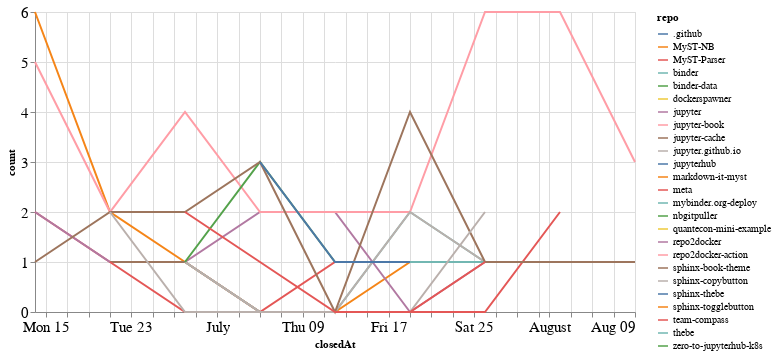

The cell this chart's notebook holds for it:
### Code cell
closed_by_time = closed_by.groupby('repo').resample('W', on='closedAt').count()['author'].reset_index()
closed_by_time = closed_by_time.rename(columns={'author': 'count'})

alt.Chart(closed_by_time, width=600).mark_line().encode(
    x='closedAt',
    y='count',
    color='repo',
    tooltip="repo"
)

### Figure 1 — Vega-Lite specification as saved in the notebook (floating-point values rounded to 4 significant figures)
{"config": {"axisLeft": {"labelFontSize": 15}, "axisBottom": {"labelFontSize": 15}}, "data": {"name": "data-cb4029d76b210e0ebcdd5ef126369218"}, "mark": "line", "encoding": {"color": {"type": "nominal", "field": "repo"}, "tooltip": {"type": "nominal", "field": "repo"}, "x": {"type": "temporal", "field": "closedAt"}, "y": {"type": "quantitative", "field": "count"}}, "width": 600, "$schema": "https://vega.github.io/schema/vega-lite/v4.8.1.json", "datasets": {"data-cb4029d76b210e0ebcdd5ef126369218": [{"repo": ".github", "closedAt": "2020-07-05T00:00:00", "count": 1}, {"repo": "MyST-NB", "closedAt": "2020-06-14T00:00:00", "count": 6}, {"repo": "MyST-NB", "closedAt": "2020-06-21T00:00:00", "count": 2}, {"repo": "MyST-NB", "closedAt": "2020-06-28T00:00:00", "count": 1}, {"repo": "MyST-NB", "closedAt": "2020-07-05T00:00:00", "count": 0}, {"repo": "MyST-NB", "closedAt": "2020-07-12T00:00:00", "count": 0}, {"repo": "MyST-NB", "closedAt": "2020-07-19T00:00:00", "count": 1}, {"repo": "MyST-Parser", "closedAt": "2020-06-14T00:00:00", "count": 2}, {"repo": "MyST-Parser", "closedAt": "2020-06-21T00:00:00", "count": 1}, {"repo": "MyST-Parser", "closedAt": "2020-06-28T00:00:00", "count": 1}, {"repo": "MyST-Parser", "closedAt": "2020-07-05T00:00:00", "count": 0}, {"repo": "MyST-Parser", "closedAt": "2020-07-12T00:00:00", "count": 1}, {"repo": "MyST-Parser", "closedAt": "2020-07-19T00:00:00", "count": 1}, {"repo": "binder", "closedAt": "2020-06-28T00:00:00", "count": 1}, {"repo": "binder", "closedAt": "2020-07-05T00:00:00", "count": 0}, {"repo": "binder", "closedAt": "2020-07-12T00:00:00", "count": 0}, {"repo": "binder", "closedAt": "2020-07-19T00:00:00", "count": 2}, {"repo": "binder", "closedAt": "2020-07-26T00:00:00", "count": 1}, {"repo": "binder-data", "closedAt": "2020-06-21T00:00:00", "count": 1}, {"repo": "dockerspawner", "closedAt": "2020-06-28T00:00:00", "count": 2}, {"repo": "jupyter", "closedAt": "2020-06-14T00:00:00", "count": 2}, {"repo": "jupyter", "closedAt": "2020-06-21T00:00:00", "count": 1}, {"repo": "jupyter", "closedAt": "2020-06-28T00:00:00", "count": 1}, {"repo": "jupyter", "closedAt": "2020-07-05T00:00:00", "count": 2}, {"repo": "jupyter", "closedAt": "2020-07-12T00:00:00", "count": 2}, {"repo": "jupyter", "closedAt": "2020-07-19T00:00:00", "count": 0}, {"repo": "jupyter", "closedAt": "2020-07-26T00:00:00", "count": 1}, {"repo": "jupyter-book", "closedAt": "2020-06-14T00:00:00", "count": 5}, {"repo": "jupyter-book", "closedAt": "2020-06-21T00:00:00", "count": 2}, {"repo": "jupyter-book", "closedAt": "2020-06-28T00:00:00", "count": 4}, {"repo": "jupyter-book", "closedAt": "2020-07-05T00:00:00", "count": 2}, {"repo": "jupyter-book", "closedAt": "2020-07-12T00:00:00", "count": 2}, {"repo": "jupyter-book", "closedAt": "2020-07-19T00:00:00", "count": 2}, {"repo": "jupyter-book", "closedAt": "2020-07-26T00:00:00", "count": 6}, {"repo": "jupyter-book", "closedAt": "2020-08-02T00:00:00", "count": 6}, {"repo": "jupyter-book", "closedAt": "2020-08-09T00:00:00", "count": 3}, {"repo": "jupyter-cache", "closedAt": "2020-06-21T00:00:00", "count": 1}, {"repo": "jupyter-cache", "closedAt": "2020-06-28T00:00:00", "count": 1}, {"repo": "jupyter.github.io", "closedAt": "2020-06-28T00:00:00", "count": 1}, {"repo": "jupyter.github.io", "closedAt": "2020-07-05T00:00:00", "count": 0}, {"repo": "jupyter.github.io", "closedAt": "2020-07-12T00:00:00", "count": 0}, {"repo": "jupyter.github.io", "closedAt": "2020-07-19T00:00:00", "count": 2}, {"repo": "jupyter.github.io", "closedAt": "2020-07-26T00:00:00", "count": 1}, {"repo": "jupyterhub", "closedAt": "2020-07-12T00:00:00", "count": 1}, {"repo": "markdown-it-myst", "closedAt": "2020-08-09T00:00:00", "count": 1}, {"repo": "meta", "closedAt": "2020-06-21T00:00:00", "count": 1}, {"repo": "meta", "closedAt": "2020-06-28T00:00:00", "count": 0}, {"repo": "meta", "closedAt": "2020-07-05T00:00:00", "count": 0}, {"repo": "meta", "closedAt": "2020-07-12T00:00:00", "count": 0}, {"repo": "meta", "closedAt": "2020-07-19T00:00:00", "count": 0}, {"repo": "meta", "closedAt": "2020-07-26T00:00:00", "count": 0}, {"repo": "meta", "closedAt": "2020-08-02T00:00:00", "count": 2}, {"repo": "mybinder.org-deploy", "closedAt": "2020-07-19T00:00:00", "count": 1}, {"repo": "mybinder.org-deploy", "closedAt": "2020-07-26T00:00:00", "count": 1}, {"repo": "nbgitpuller", "closedAt": "2020-06-28T00:00:00", "count": 1}, {"repo": "nbgitpuller", "closedAt": "2020-07-05T00:00:00", "count": 3}, {"repo": "nbgitpuller", "closedAt": "2020-07-12T00:00:00", "count": 1}, {"repo": "quantecon-mini-example", "closedAt": "2020-06-21T00:00:00", "count": 1}, {"repo": "repo2docker", "closedAt": "2020-06-14T00:00:00", "count": 1}, {"repo": "repo2docker-action", "closedAt": "2020-07-26T00:00:00", "count": 1}, {"repo": "sphinx-book-theme", "closedAt": "2020-06-14T00:00:00", "count": 1}, {"repo": "sphinx-book-theme", "closedAt": "2020-06-21T00:00:00", "count": 2}, {"repo": "sphinx-book-theme", "closedAt": "2020-06-28T00:00:00", "count": 2}, {"repo": "sphinx-book-theme", "closedAt": "2020-07-05T00:00:00", "count": 3}, {"repo": "sphinx-book-theme", "closedAt": "2020-07-12T00:00:00", "count": 0}, {"repo": "sphinx-book-theme", "closedAt": "2020-07-19T00:00:00", "count": 4}, {"repo": "sphinx-book-theme", "closedAt": "2020-07-26T00:00:00", "count": 1}, {"repo": "sphinx-book-theme", "closedAt": "2020-08-02T00:00:00", "count": 1}, {"repo": "sphinx-book-theme", "closedAt": "2020-08-09T00:00:00", "count": 1}, {"repo": "sphinx-copybutton", "closedAt": "2020-06-21T00:00:00", "count": 2}, {"repo": "sphinx-copybutton", "closedAt": "2020-06-28T00:00:00", "count": 0}, {"repo": "sphinx-copybutton", "closedAt": "2020-07-05T00:00:00", "count": 0}, {"repo": "sphinx-copybutton", "closedAt": "2020-07-12T00:00:00", "count": 0}, {"repo": "sphinx-copybutton", "closedAt": "2020-07-19T00:00:00", "count": 0}, {"repo": "sphinx-copybutton", "closedAt": "2020-07-26T00:00:00", "count": 2}, {"repo": "sphinx-thebe", "closedAt": "2020-07-05T00:00:00", "count": 3}, {"repo": "sphinx-thebe", "closedAt": "2020-07-12T00:00:00", "count": 1}, {"repo": "sphinx-thebe", "closedAt": "2020-07-19T00:00:00", "count": 1}, {"repo": "sphinx-togglebutton", "closedAt": "2020-06-14T00:00:00", "count": 1}, {"repo": "team-compass", "closedAt": "2020-06-28T00:00:00", "count": 2}, {"repo": "team-compass", "closedAt": "2020-07-05T00:00:00", "count": 1}, {"repo": "team-compass", "closedAt": "2020-07-12T00:00:00", "count": 0}, {"repo": "team-compass", "closedAt": "2020-07-19T00:00:00", "count": 0}, {"repo": "team-compass", "closedAt": "2020-07-26T00:00:00", "count": 1}, {"repo": "thebe", "closedAt": "2020-07-12T00:00:00", "count": 1}, {"repo": "zero-to-jupyterhub-k8s", "closedAt": "2020-07-05T00:00:00", "count": 1}]}}
